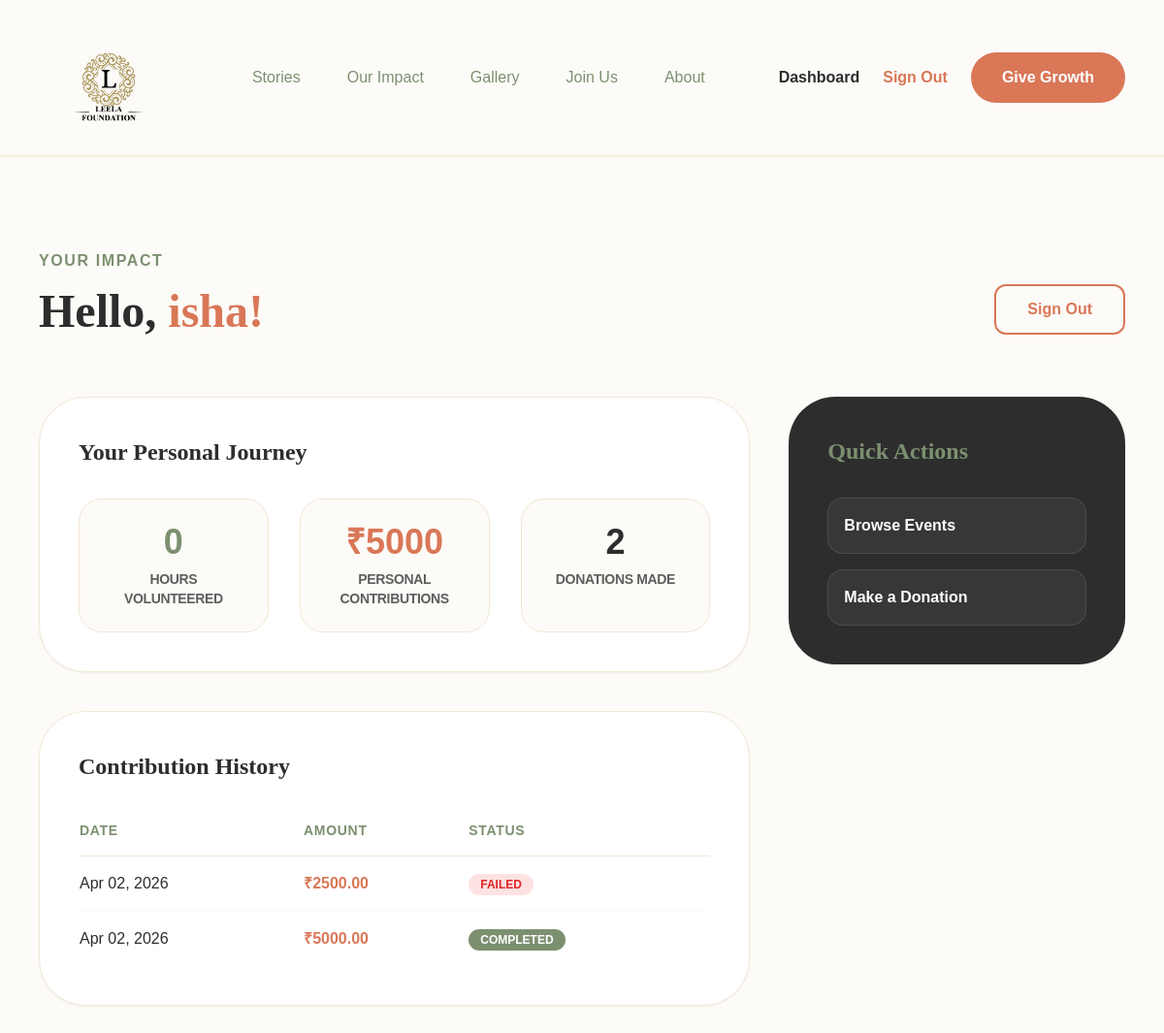
Page /dashboard/ (signed in) on the committed database.
### core/models.py (models this page shows, shortened)
class Donation(models.Model):
    STATUS_CHOICES=(
        ('Pending', 'Pending'),
        ('Completed', 'Completed'),
        ('Failed', 'Failed'),
    )
    donor_name = models.CharField(max_length=100)
    email = models.EmailField()
    amount = models.DecimalField(max_digits=10, decimal_places=2)
    transaction_id = models.CharField(max_length=100, unique=True, blank=True, null=True)
    status = models.CharField(max_length=20, choices=STATUS_CHOICES, default='Pending')
    date=models.DateTimeField(auto_now_add=True)
    user = models.ForeignKey(User, on_delete=models.CASCADE, null=True, blank=True)
    image = models.ImageField(upload_to='donations/', blank=True, null=True)

### core/views.py (the view)
# urls.py: path('dashboard/', views.dashboard, name='dashboard'),
@login_required
def dashboard(request):
    if request.user.is_staff:
        total_volunteers = Volunteer.objects.count()
        total_global_donations = Donation.objects.filter(status='Completed').aggregate(Sum('amount'))['amount__sum'] or 0
        total_events = Event.objects.count()
        context = {
            'is_staff': True,
            'total_volunteers': total_volunteers,
            'total_global_donations': total_global_donations,
            'total_events': total_events
        }
    else:
        user_donations = Donation.objects.filter(user=request.user).order_by('-date')
        user_total_donated = user_donations.filter(status='Completed').aggregate(Sum('amount'))['amount__sum'] or 0
        volunteer_profile = Volunteer.objects.filter(user=request.user).first()
        volunteer_hours = volunteer_profile.volunteer_hours if volunteer_profile else 0
        context = {
            'is_staff': False,
            'user_donations': user_donations,
            'user_total_donated': user_total_donated,
            'volunteer_hours': volunteer_hours,
        }
    return render(request, 'dashboard.html', context)

### core/templates/dashboard.html
{% extends "base.html" %}
{% block content %}
<section class="py-24 bg-[#FDFBF7] min-h-screen">
    <div class="max-w-[1440px] mx-auto px-10">
        <div class="flex justify-between items-end mb-16">
            <div class="space-y-4">
                <span class="text-[#7C9070] font-bold uppercase tracking-widest">
                    {% if is_staff %}Admin Dashboard{% else %}Your Impact{% endif %}
                </span>
                <h1 class="font-display text-5xl font-bold text-[#2D2D2D]">Hello, <span class="text-[#D97757]">{{ user.username }}!</span></h1>
            </div>
            <a href="{% url 'logout' %}" class="px-8 py-3 border-2 border-[#D97757] text-[#D97757] font-bold rounded-xl hover:bg-[#D97757] hover:text-white transition-all">
                Sign Out
            </a>
        </div>
        <div class="grid lg:grid-cols-3 gap-10">
            <div class="lg:col-span-2 space-y-10">
                <div class="bg-white p-10 rounded-[3rem] shadow-sm border border-[#F2E7D5] space-y-8">
                    <h3 class="font-display text-2xl font-bold">{% if is_staff %}NGO Global Overview{% else %}Your Personal Journey{% endif %}</h3>
                    <div class="grid md:grid-cols-3 gap-8">
                        {% if is_staff %}
                            <div class="p-6 bg-[#FDFBF7] rounded-3xl border border-[#F2E7D5] text-center">
                                <p class="text-4xl font-bold text-[#7C9070] mb-2">{{ total_volunteers }}</p>
                                <p class="text-sm font-bold text-[#5E5E5E] uppercase tracking-tight">Total Volunteers</p>
                            </div>
                            <div class="p-6 bg-[#FDFBF7] rounded-3xl border border-[#F2E7D5] text-center">
                                <p class="text-4xl font-bold text-[#D97757] mb-2">₹{{ total_global_donations }}</p>
                                <p class="text-sm font-bold text-[#5E5E5E] uppercase tracking-tight">Total Funds Collected</p>
                            </div>
                            <div class="p-6 bg-[#FDFBF7] rounded-3xl border border-[#F2E7D5] text-center">
                                <p class="text-4xl font-bold text-[#2D2D2D] mb-2">{{ total_events }}</p>
                                <p class="text-sm font-bold text-[#5E5E5E] uppercase tracking-tight">Active Campaigns</p>
                            </div>
                        {% else %}
                            <div class="p-6 bg-[#FDFBF7] rounded-3xl border border-[#F2E7D5] text-center">
                                <p class="text-4xl font-bold text-[#7C9070] mb-2">{{ volunteer_hours }}</p>
                                <p class="text-sm font-bold text-[#5E5E5E] uppercase tracking-tight">Hours Volunteered</p>
                            </div>
                            <div class="p-6 bg-[#FDFBF7] rounded-3xl border border-[#F2E7D5] text-center">
                                <p class="text-4xl font-bold text-[#D97757] mb-2">₹{{ user_total_donated }}</p>
                                <p class="text-sm font-bold text-[#5E5E5E] uppercase tracking-tight">Personal Contributions</p>
                            </div>
                            <div class="p-6 bg-[#FDFBF7] rounded-3xl border border-[#F2E7D5] text-center">
                                <p class="text-4xl font-bold text-[#2D2D2D] mb-2">{{ user_donations.count }}</p>
                                <p class="text-sm font-bold text-[#5E5E5E] uppercase tracking-tight">Donations Made</p>
                            </div>
                        {% endif %}
                    </div>
                </div>
                {% if not is_staff %}
                <div class="bg-white p-10 rounded-[3rem] shadow-sm border border-[#F2E7D5] space-y-6">
                    <h3 class="font-display text-2xl font-bold">Contribution History</h3>
                    <div class="overflow-x-auto">
                        <table class="w-full text-left">
                            <thead class="border-b border-[#F2E7D5] text-sm uppercase tracking-wider text-[#7C9070]">
                                <tr>
                                    <th class="py-4">Date</th>
                                    <th class="py-4">Amount</th>
                                    <th class="py-4">Status</th>
                                </tr>
                            </thead>
                            <tbody class="divide-y divide-[#FDFBF7]">
                                {% for donation in user_donations %}
                                <tr class="text-[#2D2D2D]">
                                    <td class="py-4 font-medium">{{ donation.date|date:"M d, Y" }}</td>
                                    <td class="py-4 font-bold text-[#D97757]">₹{{ donation.amount }}</td>
                                    <td class="py-4">
                                        <span class="px-3 py-1 rounded-full text-xs font-bold uppercase
                                            {% if donation.status == 'Completed' %}bg-[#7C9070] text-white
                                            {% elif donation.status == 'Pending' %}bg-[#F2E7D5] text-[#2D2D2D]
                                            {% else %}bg-red-100 text-red-600{% endif %}">
                                            {{ donation.status }}
                                        </span>
                                    </td>
                                </tr>
                                {% empty %}
                                <tr>
                                    <td colspan="3" class="py-10 text-center text-[#5E5E5E]">No donations found yet. Your impact starts today!</td>
                                105: </tr>
                                {% endfor %}
                            </tbody>
                        </table>
                    </div>
                </div>
                {% endif %}
            </div>
            <div class="bg-[#2D2D2D] p-10 rounded-[3rem] text-white space-y-8 h-fit self-start">
                <h3 class="font-display text-2xl font-bold text-[#7C9070]">Quick Actions</h3>
                <div class="space-y-4">
                    {% if is_staff %}
                        <a href="/admin" class="block w-full p-4 rounded-2xl bg-[#7C9070] hover:scale-105 transition-all font-bold text-center">Open Admin Panel</a>
                        <a href="{% url 'home' %}#volunteer" class="block w-full p-4 rounded-2xl bg-white/5 border border-white/10 hover:bg-white/10 transition-all font-bold">Manage Volunteers</a>
                    {% else %}
                        <a href="/" class="block w-full p-4 rounded-2xl bg-white/5 border border-white/10 hover:bg-[#D97757] transition-all font-bold">Browse Events</a>
                        <a href="{% url 'donate' %}" class="block w-full p-4 rounded-2xl bg-white/5 border border-white/10 hover:bg-[#7C9070] transition-all font-bold">Make a Donation</a>
                    {% endif %}
                </div>
            </div>
        </div>
    </div>
</section>
{% endblock %}

### core/templates/base.html (shortened to what this page needs)
{% load static %}
<!DOCTYPE html>
<html lang="en">
<head>
    <script src="https://cdn.tailwindcss.com"></script>
</head>
<body>
    <div class="min-h-screen flex flex-col">
        {% include "includes/header.html" %}
        <main class="flex-1">
            {% block content %}{% endblock %}
        </main>
    </div>
</body>
</html>

### core/templates/includes/header.html (shortened to what this page needs)
{% load static %}
<header class="bg-[#FDFBF7] border-b border-[#F2E7D5] sticky top-0 z-50 shadow-sm">
    <nav class="max-w-[1440px] mx-auto px-10 h-40 flex items-center justify-between">
        <a href="{% url 'home' %}" id="brand-logo-link" class="flex items-center gap-3 group">
            <img src="{% static 'core/images/leela_logo.png' %}" alt="Leela Foundation Logo" class="h-36 w-auto mix-blend-multiply transition-transform group-hover:scale-105">
        </a>
        <div class="hidden lg:flex items-center gap-12 font-medium text-[#7C9070]">
            <a href="{% url 'stories' %}" id="nav-stories-link" class="hover:text-[#D97757] transition-colors">Stories</a>
            <a href="{% url 'impact' %}" id="nav-impact-link" class="hover:text-[#D97757] transition-colors">Our Impact</a>
            <a href="{% url 'gallery' %}" id="nav-gallery-link" class="hover:text-[#D97757] transition-colors">Gallery</a>
            <a href="{% url 'volunteer' %}" id="nav-volunteer-link" class="hover:text-[#D97757] transition-colors">Join Us</a>
            <a href="{% url 'about' %}" id="nav-about-link" class="hover:text-[#D97757] transition-colors">About</a>
        </div>
        <div class="flex items-center gap-6">
            {% if user.is_authenticated %}
                <a href="{% url 'dashboard' %}" id="nav-dashboard-link" class="hidden md:block text-[#2D2D2D] font-bold hover:underline">Dashboard</a>
                <form action="{% url 'logout' %}" method="post" class="hidden md:block">
                    <button type="submit" id="nav-logout-link" class="text-[#D97757] font-bold hover:underline">Sign Out</button>
                </form>
            {% else %}
                <a href="{% url 'login' %}" id="nav-login-link" class="hidden md:block text-[#2D2D2D] font-bold hover:underline">Sign In</a>
            {% endif %}
            <a href="{% url 'donate' %}" id="nav-donate-btn" class="bg-[#D97757] text-white px-6 md:px-8 py-3 md:py-3.5 rounded-full font-bold hover:shadow-lg transition-all hover:-translate-y-0.5 text-sm md:text-base">
                Give Growth
            </a>
        </div>
    </nav>
</header>

### core/templates/includes/footer.html (shortened to what this page needs)
{% load static %}

### core/templates/base.html (style rules this page uses)
:root { --color-terracotta: #D97757; --color-sage: #7C9070; --color-cream: #FDFBF7; --color-sand: #F2E7D5; --font-display: 'Gambetta', serif; --font-body: 'Satoshi', sans-serif; }
body { font-family: var(--font-body); color: #2D2D2D; background-color: var(--color-cream); }
.font-display { font-family: var(--font-display); }

### rows in the picture
Donation: date "Apr 02, 2026", amount "2500.00", status "FAILED"
Donation: date "Apr 02, 2026", amount "5000.00", status "COMPLETED"

### other values in the picture
{{ user.username }} "isha"
{{ volunteer_hours }} "0"
{{ user_total_donated }} "5000"
{{ user_donations.count }} "2"
